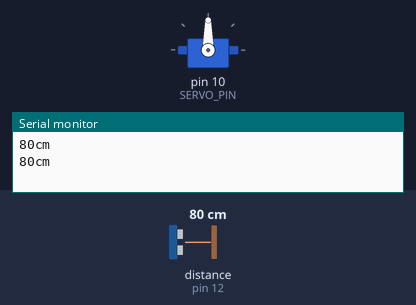
The sketch below on a simulated Arduino Uno, built with avr-gcc and run on an emulated ATmega328P. On the bench: servo, the last lines printed to the serial monitor. Inputs (shaded band) come from the test bench; at power-on: distance to the obstacle (sensor on pin 12) 80 cm. The echo pulse lasts 58.3 µs per cm.

Above: at 2.2 s.
2.3 s: distance to the obstacle (sensor on pin 12) set to 7 cm
4.2 s: distance to the obstacle (sensor on pin 12) set to 4 cm
At 5.19 s:
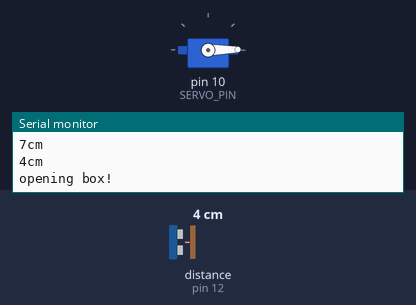
At 6.15 s:
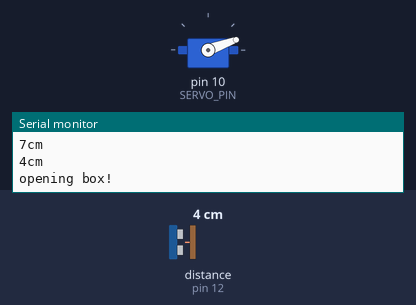
Timing chart, 0 to 11.1 s (numbered marks = the images above; inputs shaded):
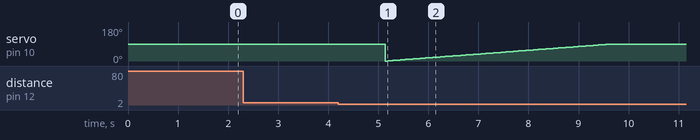

The sketch:

magicbox.ino
```cpp
#include <Servo.h>
#include "SR04.h"
#define TRIG_PIN 12
#define ECHO_PIN 11

SR04 mysr04 = SR04(ECHO_PIN,TRIG_PIN);

Servo myservo;
int pos = 0;

void openbox() {
  for (pos = 0; pos <= 90; pos++) {
    myservo.write(pos);
    delay(50);
  }
}

void closebox() {
  for (pos = 90; pos >= 0; pos--) {
    myservo.write(pos);
    delay(50);
  }
}

void setup() {
   Serial.begin(9600);
   delay(1000);
   myservo.attach(10);
   pinMode(8, INPUT_PULLUP);
}

void loop() {
  long dist;
  int button;

  dist = mysr04.Distance();
  Serial.print(dist);
  Serial.println("cm");

  button = digitalRead(8);

  if (dist <= 5 || button == LOW) {
    Serial.println("opening box!");
    openbox();
    delay(10000);
    Serial.println("closing box");
    closebox();
  }
    delay(1000);
}
```

analogoutput.c
```cpp
void setup() {
    pinMode(3, OUTPUT);
    Serial.begin(9600);
    Serial.println("Enter Volts 0 to 5");
}

void loop() {
     int ret;
     float volts;
      int pwmValue;
     ret = Serial.available();
    if (ret > 0) {
        volts = Serial.parseFloat();
        Serial.println("pin 3 voltios");
        Serial.println(volts);
        pwmValue = volts * 255.0 / 5.0;
        analogWrite(3, pwmValue);
        delay(10000);
    }
}
```

buttonled.c
```cpp
void setup() {
    Serial.begin(9600);
    pinMode(13, OUTPUT);
    pinMode(5, INPUT_PULLUP);
    pinMode(7, OUTPUT);
}

void loop() {
  int ret;
  ret = digitalRead(5);
  Serial.println(ret);
  if (ret == 1) {
      digitalWrite(7, 0);
      digitalWrite(13, 1);
  } else {
    digitalWrite(7, 1);
    digitalWrite(13, 0);
  }
  delay(100);
}
```

checkbattery.c
```cpp
#define GREEN 8
#define RED   9

void setup() {
    Serial.begin(9600);
    pinMode(8, OUTPUT);
    pinMode(9, OUTPUT);
}

void loop() {
    int r;
    float v;
    r = analogRead(0);
    v = r / 204.6;
    Serial.print("Pin 0 = ");
    Serial.print(r);
    Serial.print(" Volts = ");
    Serial.println(v);
    if (v > 1.4) {
        digitalWrite(GREEN, HIGH);
        digitalWrite(RED, LOW);
    }else{
      digitalWrite(GREEN, LOW);
      digitalWrite(RED, HIGH);
    }


    delay(1000);
}
```

magixboxfinal.c
```cpp
#include <Servo.h>
#include "SR04.h"

#define TRIG_PIN 12
#define ECHO_PIN 11
#define SERVO_PIN 10
#define RED_PIN 9
#define GREEN_PIN 7
#define BUTTON_PIN 8


SR04 mysr04 = SR04(ECHO_PIN,TRIG_PIN);

Servo myservo;
int pos = 0;

void openbox() {
  for (pos = 0; pos <= 90; pos++) {
    myservo.write(pos);
    delay(100);
  }
}

void closebox() {
  for (pos = 90; pos >= 0; pos--) {
    myservo.write(pos);
    delay(100);
  }
}

void setup() {
   Serial.begin(9600);
   myservo.attach(SERVO_PIN);
   pinMode(BUTTON_PIN, INPUT_PULLUP);
   pinMode(GREEN_PIN, OUTPUT);
   pinMode(RED_PIN, OUTPUT);

   digitalWrite(RED_PIN, HIGH);
   digitalWrite(GREEN_PIN, HIGH);
   delay(2000);
   digitalWrite(GREEN_PIN, LOW);
}

void loop() {
  long dist;
  int button;

  dist = mysr04.Distance();
  Serial.print(dist);
  Serial.println("cm");

  button = digitalRead(BUTTON_PIN);

  if (dist <= 5 || button == LOW) {
    digitalWrite(GREEN_PIN, HIGH);
    digitalWrite(RED_PIN, LOW);
    Serial.println("opening box!");
    openbox();
    delay(10000);

    Serial.println("closing box");
    closebox();
  }
  digitalWrite(GREEN_PIN, LOW);
  digitalWrite(RED_PIN, HIGH);
  delay(1000);
}
```

serialio.c
```cpp
void setup() {
    Serial.begin(9600);
    pinMode(13, OUTPUT);
    Serial.println("enter 1 or 0");
}

void loop() {
  char ch;
  int ret;
  ret = Serial.available();
  if (ret > 1) {
      ch = Serial.read();
      if (ch == '1') {
        Serial.println("Voy a encender");
        digitalWrite(13, HIGH);
      }
      else if (ch == '0') {
        Serial.println("Voy a apagar");
        digitalWrite(13, LOW);
      }
  }
}
```

lcd.c
```cpp
#include <LiquidCrystal.h>

LiquidCrystal lcd(8, 9, 4, 5, 6, 7); // rs, en, d4, d5, d6, d7

void setup() {
    Serial.begin(9600);
    lcd.begin(16, 2);
    pinMode(12, INPUT_PULLUP);
}

void loop() {
    int b;
    Serial.println("Mirando boton");
    b = digitalRead(12);
    if (b == LOW) {
        Serial.println("Pulsate el boton!");
        lcd.setCursor(0,0);
        lcd.print("A mi me gusta");
        lcd.setCursor(0, 1);
        lcd.print("hacer arduino");
    } else {
        Serial.println("No pulsaste. Borro pantalla");
        lcd.clear();
    }
    delay(1 * 1000);
}
```

Measured:
- the behaviour switches between 6 and 5 cm on distance to the obstacle (sensor on pin 12) (found by bisection; images 0 and 1)
